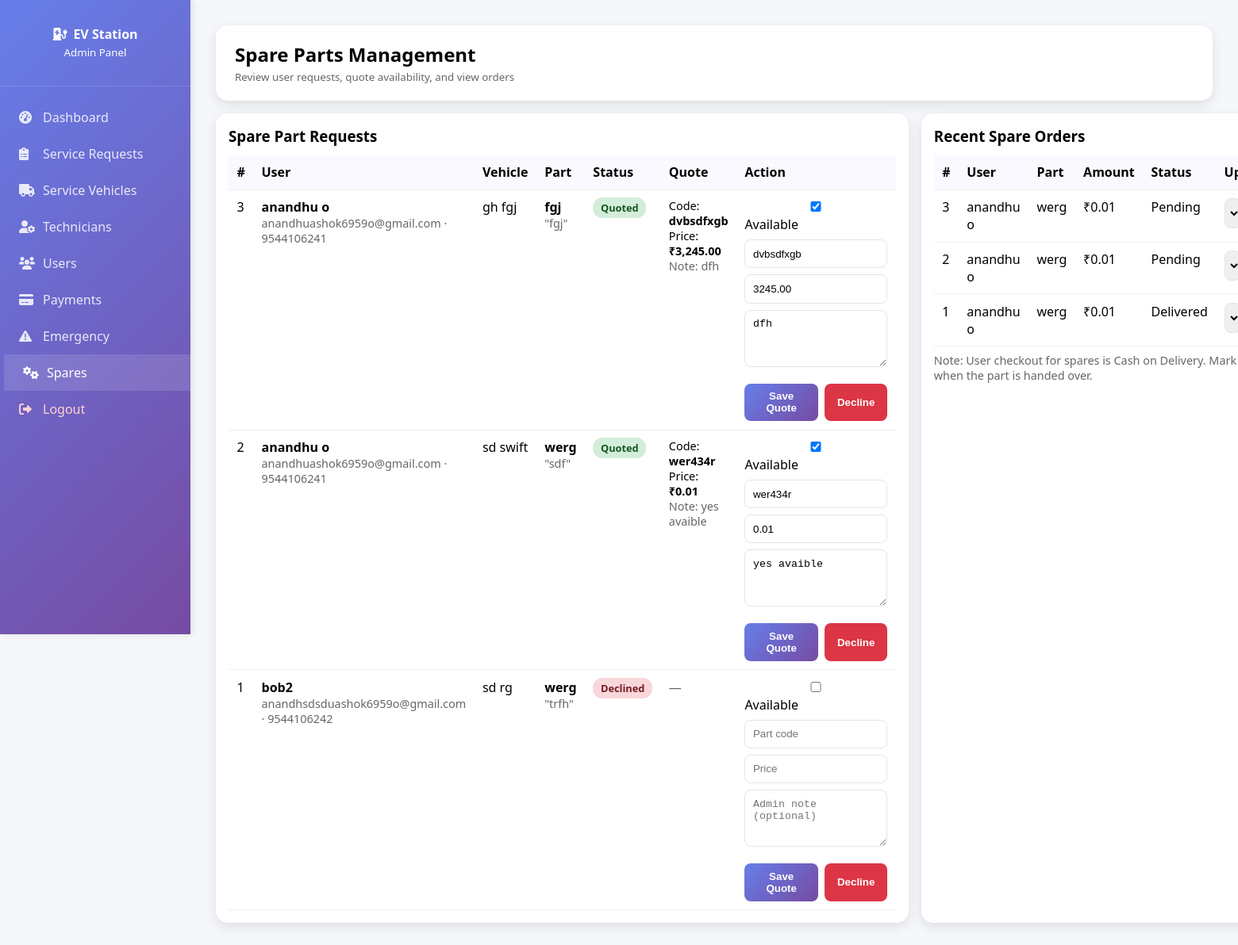
/admin/spares.php (signed in), run on an earlier commit of the app's database.
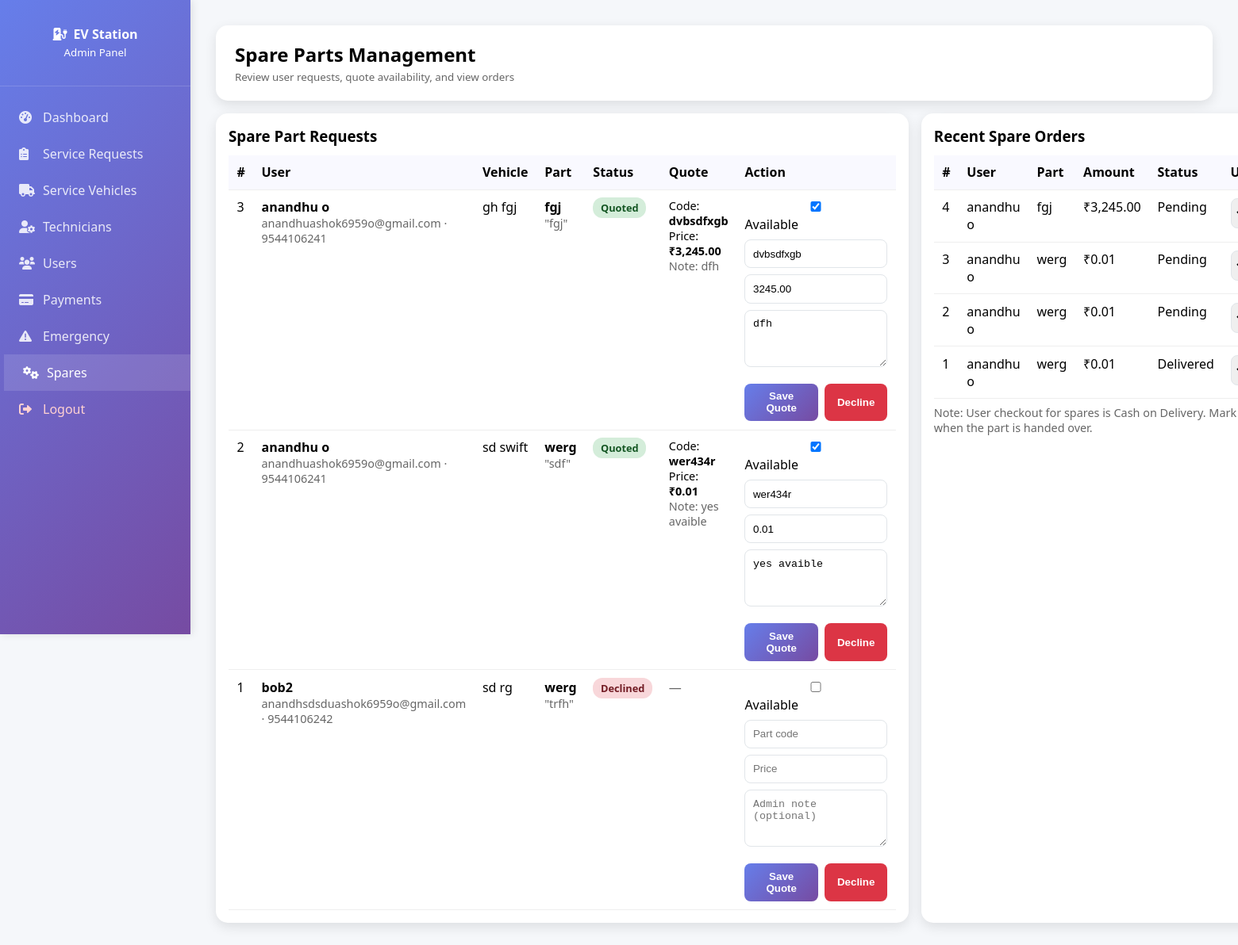
And on a later commit of the database.
### tables this page shows
CREATE TABLE `spare_part_requests` (
  `id` int(11) NOT NULL,
  `user_id` int(11) NOT NULL,
  `vehicle_make` varchar(100) DEFAULT NULL,
  `vehicle_model` varchar(100) DEFAULT NULL,
  `part_name` varchar(150) NOT NULL,
  `part_description` varchar(255) DEFAULT NULL,
  `quantity` int(11) DEFAULT 1,
  `status` enum('requested','quoted','declined','cancelled','ordered','shipped','delivered') DEFAULT 'requested',
  `admin_part_code` varchar(100) DEFAULT NULL,
  `admin_available` tinyint(1) DEFAULT NULL,
  `admin_price` decimal(10,2) DEFAULT NULL,
  `admin_note` varchar(255) DEFAULT NULL,
  `created_at` timestamp NOT NULL DEFAULT current_timestamp(),
  `updated_at` timestamp NOT NULL DEFAULT current_timestamp() ON UPDATE current_timestamp()
);

CREATE TABLE `users` (
  `id` int(11) NOT NULL,
  `username` varchar(50) NOT NULL,
  `email` varchar(100) NOT NULL,
  `password` varchar(255) NOT NULL,
  `full_name` varchar(100) NOT NULL,
  `phone` varchar(20) DEFAULT NULL,
  `vehicle_model` varchar(100) DEFAULT NULL,
  `vehicle_plate` varchar(20) DEFAULT NULL,
  `created_at` timestamp NOT NULL DEFAULT current_timestamp(),
  `updated_at` timestamp NOT NULL DEFAULT current_timestamp() ON UPDATE current_timestamp()
);

CREATE TABLE `spare_orders` (
  `id` int(11) NOT NULL,
  `request_id` int(11) NOT NULL,
  `user_id` int(11) NOT NULL,
  `total_amount` decimal(10,2) NOT NULL,
  `shipping_name` varchar(120) NOT NULL,
  `shipping_phone` varchar(30) NOT NULL,
  `shipping_address` text NOT NULL,
  `shipping_city` varchar(100) NOT NULL,
  `shipping_state` varchar(100) NOT NULL,
  `shipping_postal` varchar(20) NOT NULL,
  `status` enum('pending','paid','processing','shipped','delivered','cancelled') DEFAULT 'pending',
  `created_at` timestamp NOT NULL DEFAULT current_timestamp(),
  `updated_at` timestamp NULL DEFAULT current_timestamp() ON UPDATE current_timestamp()
);

### config/database.php (called while the page is built, shortened)
<?php
class Database {
    private $host = 'localhost';
    private $db_name = 'ev_mobile_station';
    private $username = 'root';
    private $password = '';
    private $conn;
    public function getConnection() {
        if ($this->conn === null) {
            try {
                $this->conn = new PDO(
                    "mysql:host=" . $this->host . ";dbname=" . $this->db_name . ";charset=utf8mb4",
                    $this->username,
                    $this->password,
                    array(
                        PDO::ATTR_ERRMODE => PDO::ERRMODE_EXCEPTION,
                        PDO::ATTR_DEFAULT_FETCH_MODE => PDO::FETCH_ASSOC,
                        PDO::MYSQL_ATTR_INIT_COMMAND => "SET NAMES utf8mb4",
                        PDO::ATTR_PERSISTENT => false,
                        PDO::ATTR_EMULATE_PREPARES => false
                    )
                );
            } catch(PDOException $exception) {
                error_log("Database connection error: " . $exception->getMessage());
                throw new Exception("Database connection failed: " . $exception->getMessage());
            }
        }
        return $this->conn;
    }
    public function executeQuery($sql, $params = []) {
        try {
            $conn = $this->getConnection();
            $stmt = $conn->prepare($sql);
            $stmt->execute($params);
            return $stmt;
        } catch (Exception $e) {
            error_log("Query execution error: " . $e->getMessage());
            throw new Exception("Query execution failed: " . $e->getMessage());
        }
    }
}
?>

### admin/spares.php (the view, shortened to what the changed rows need)
<?php
$db = Database::getInstance();
$requests = [];
try {
    $stmt = $db->executeQuery(
        "SELECT r.*, u.full_name AS user_name, u.email AS user_email, u.phone AS user_phone
         FROM spare_part_requests r
         JOIN users u ON u.id = r.user_id
         ORDER BY r.created_at DESC"
    );
    $requests = $stmt->fetchAll();
} catch (Exception $e) { $requests = []; }
$orders = [];
try {
    $stmt = $db->executeQuery(
        "SELECT o.*, r.part_name, u.full_name AS user_name
         FROM spare_orders o
         JOIN spare_part_requests r ON r.id = o.request_id
         JOIN users u ON u.id = o.user_id
         ORDER BY o.created_at DESC"
    );
    $orders = $stmt->fetchAll();
} catch (Exception $e) { $orders = []; }
?>
<!DOCTYPE html>
<html lang="en">
<head>
    <link rel="stylesheet" href="https://cdnjs.cloudflare.com/ajax/libs/font-awesome/6.0.0/css/all.min.css">
</head>
<body>
    <div class="main">
        <div class="top">
            <div>
                <h2 style="margin:0;">Spare Parts Management</h2>
            </div>
        </div>
        <div class="grid">
            <div class="card">
                <table>
                    <thead>
                        <tr>
                            <th>#</th>
                            <th>User</th>
                            <th>Vehicle</th>
                            <th>Part</th>
                            <th>Status</th>
                            <th>Quote</th>
                            <th style="width:320px;">Action</th>
                        </tr>
                    </thead>
                    <tbody>
                        <?php if (empty($requests)): ?>
                        <tr><td colspan="7" style="color:#666; text-align:center; padding:1rem;">No spare part requests.</td></tr>
                        <?php else: foreach ($requests as $r): ?>
                        <tr>
                            <td><?php echo (int)$r['id']; ?></td>
                            <td>
                                <div><strong><?php echo htmlspecialchars($r['user_name']); ?></strong></div>
                                <div style="color:#666; font-size:0.9rem;">
                                    <?php echo htmlspecialchars($r['user_email']); ?> · <?php echo htmlspecialchars($r['user_phone']); ?>
                                </div>
                            </td>
                            <td><?php echo htmlspecialchars(trim(($r['vehicle_make'] ?? '') . ' ' . ($r['vehicle_model'] ?? '')) ?: '—'); ?></td>
                            <td>
                                <div><strong><?php echo htmlspecialchars($r['part_name']); ?></strong></div>
                                <?php if (!empty($r['part_description'])): ?>
                                    <div style="color:#666; font-size:0.9rem;">"<?php echo htmlspecialchars($r['part_description']); ?>"</div>
                                <?php endif; ?>
                            </td>
                            <td>
                                <?php $b = 'b-' . htmlspecialchars($r['status']); ?>
                                <span class="badge <?php echo $b; ?>"><?php echo ucfirst(str_replace('_',' ', $r['status'])); ?></span>
                            </td>
                            <td>
                                <?php if ($r['status'] === 'quoted' && (int)$r['admin_available'] === 1): ?>
                                    <div style="font-size:0.9rem;">
                                        Code: <strong><?php echo htmlspecialchars($r['admin_part_code'] ?: '—'); ?></strong><br>
                                        Price: <strong>₹<?php echo number_format((float)($r['admin_price'] ?? 0), 2); ?></strong>
                                        <?php if (!empty($r['admin_note'])): ?><div style="color:#666;">Note: <?php echo htmlspecialchars($r['admin_note']); ?></div><?php endif; ?>
                                    </div>
                                <?php else: ?>
                                    <span style="color:#666;">—</span>
                                <?php endif; ?>
                            </td>
                            <td>
                                <form method="POST" class="row">
                                    <div>
                                        <label><input type="checkbox" name="admin_available" <?php echo ((int)$r['admin_available']===1)?'checked':''; ?>> Available</label>
                                    </div>
                                    <div>
                                        <input name="admin_part_code" placeholder="Part code" value="<?php echo htmlspecialchars($r['admin_part_code'] ?? ''); ?>">
                                    </div>
                                    <div>
                                        <input name="admin_price" type="number" step="0.01" min="0" placeholder="Price" value="<?php echo htmlspecialchars($r['admin_price'] ?? ''); ?>">
                                    </div>
                                    <div style="grid-column:1/-1;">
                                        <textarea name="admin_note" placeholder="Admin note (optional)"><?php echo htmlspecialchars($r['admin_note'] ?? ''); ?></textarea>
                                    </div>
                                    <div class="form-actions" style="grid-column:1/-1;">
                                        <button class="btn btn-primary" type="submit">Save Quote</button>
                                        <button class="btn btn-danger" type="submit" name="action" value="decline">Decline</button>
                                    </div>
                                </form>
                            </td>
                        </tr>
                        <?php endforeach; endif; ?>
                    </tbody>
                </table>
            </div>
            <div class="card">
                <table>
                    <thead>
                        <tr>
                            <th>#</th>
                            <th>User</th>
                            <th>Part</th>
                            <th>Amount</th>
                            <th>Status</th>
                            <th>Update</th>
                        </tr>
                    </thead>
                    <tbody>
                        <?php if (empty($orders)): ?>
                        <tr><td colspan="6" style="color:#666; text-align:center; padding:1rem;">No orders yet.</td></tr>
                        <?php else: foreach ($orders as $o): ?>
                        <tr>
                            <td><?php echo (int)$o['id']; ?></td>
                            <td><?php echo htmlspecialchars($o['user_name']); ?></td>
                            <td><?php echo htmlspecialchars($o['part_name']); ?></td>
                            <td>₹<?php echo number_format((float)$o['total_amount'], 2); ?></td>
                            <td><?php echo ucfirst($o['status']); ?></td>
                            <td>
                                <form method="POST" style="display:flex; gap:0.5rem; align-items:center;">
                                    <select name="status">
                                        <?php foreach (['pending','paid','processing','shipped','delivered','cancelled'] as $st): ?>
                                            <option value="<?php echo $st; ?>" <?php echo $o['status']===$st?'selected':''; ?>><?php echo ucfirst($st); ?></option>
                                        <?php endforeach; ?>
                                    </select>
                                </form>
                            </td>
                        </tr>
                        <?php endforeach; endif; ?>
                    </tbody>
                </table>
            </div>
        </div>
    </div>
</body>
</html>

What changed in the data, as far as the page shows it:
added spare_orders: id "4", user.full_name "anandhu o", request.part_name "fgj", total_amount "3,245.00", status "Pending"
